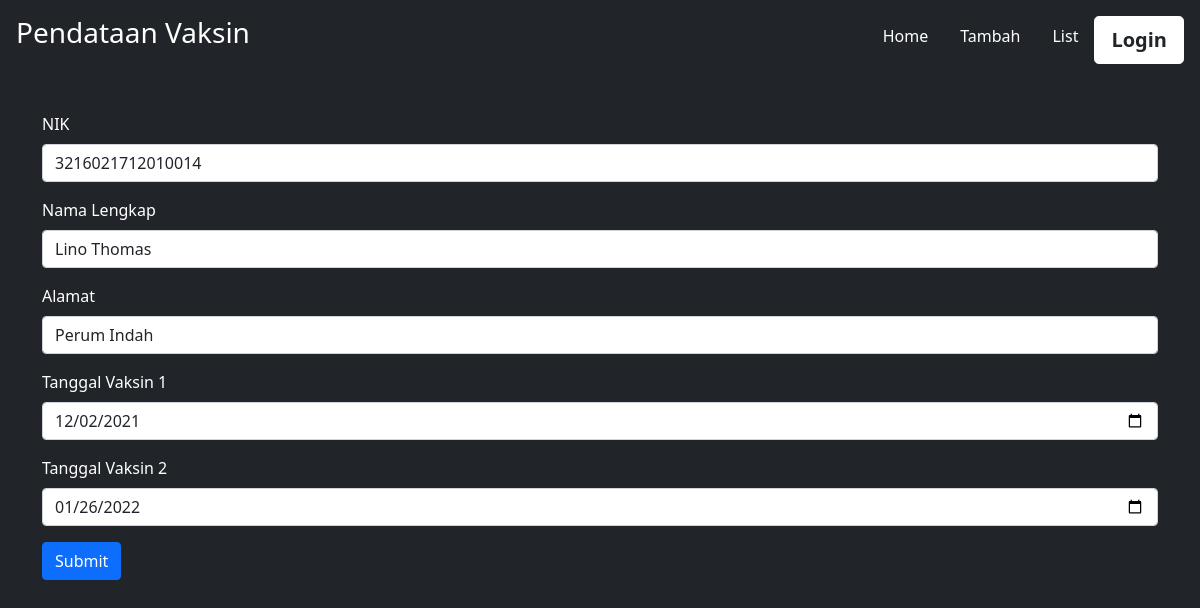
The app's page /home/formEdit/3 with its own data.
### tables this page shows
CREATE TABLE `data_vac` (
  `id_user` int(20) NOT NULL,
  `nik` varchar(20) DEFAULT NULL,
  `nama` varchar(30) DEFAULT NULL,
  `alamat` text DEFAULT NULL,
  `tgl_vac1` date DEFAULT NULL,
  `tgl_vac2` date DEFAULT NULL
);

### application/controllers/Home.php (called while the page is built, shortened)
<?php
class Home extends CI_Controller
{
	public function __construct()
	{
		$this->load->model('M_data');
	}
	public function formEdit($id)
	{
		$data['user'] = $this->M_data->getUserById($id);
		$this->load->view('templates/header', $data);
		$this->load->view('form_edit', $data);
		$this->load->view('templates/footer');
	}
}

### index.php (called while the page is built, shortened)
<?php
require_once BASEPATH.'core/CodeIgniter.php';

### application/models/M_data.php (called while the page is built, shortened)
<?php
class M_data extends CI_Model {
	public function getUserById($id) {
		return $this->db->get_where('data_vac', ['id_user' => $id])->row_array();
	}
}

### application/views/form_edit.php (the view, shortened to what this page needs)
<form action="<?=base_url('home/ubahData')?>" method="post">
	<div class="container">
		<div class="mb-3">
    		<label for="nik" class="form-label">NIK</label>
    		<input type="number" name="nik"  class="form-control" value="<?=$user['nik']?>">
  		</div>
		<div class="mb-3">
    		<label for="name" class="form-label">Nama Lengkap</label>
    		<input type="text" name="nama" class="form-control" value="<?=$user['nama']?>">
  		</div>
  		<div class="mb-3">
    		<label for="address" class="form-label">Alamat</label>
    		<input type="address" name="alamat" class="form-control" value="<?=$user['alamat']?>">
  		</div>
		<div class="mb-3">
    		<label for="tgl_vac1" class="form-label">Tanggal Vaksin 1</label>
    		<input type="date" name="tgl_vac1" class="form-control" value="<?=$user['tgl_vac1']?>">
  		</div>
		<div class="mb-3">
    		<label for="tgl_vac2" class="form-label">Tanggal Vaksin 2</label>
    		<input type="date" name="tgl_vac2" class="form-control" value="<?=$user['tgl_vac2']?>">
  		</div>
		<button type="submit" class="btn btn-primary">Submit</button>
	</div>
</form>

### records on screen
data_vac: nik "3216021712010014", nama "Lino Thomas", alamat "Perum Indah", tgl_vac1 "12/02/2021", tgl_vac2 "01/26/2022"
